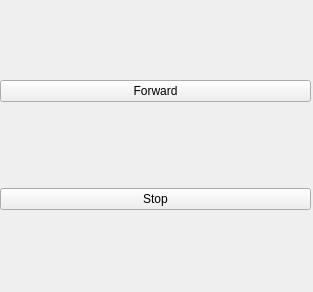
<?xml version="1.0" encoding="UTF-8"?>
<ui version="4.0">
 <class>Form</class>
 <widget class="QWidget" name="Form">
  <property name="geometry">
   <rect>
    <x>0</x>
    <y>0</y>
    <width>313</width>
    <height>292</height>
   </rect>
  </property>
  <property name="windowTitle">
   <string>Form</string>
  </property>
  <widget class="QWidget" name="gridLayoutWidget">
   <property name="geometry">
    <rect>
     <x>0</x>
     <y>0</y>
     <width>311</width>
     <height>291</height>
    </rect>
   </property>
   <layout class="QGridLayout" name="gridLayout">
    <item row="0" column="0">
     <widget class="QPushButton" name="Forward">
      <property name="text">
       <string>Forward</string>
      </property>
     </widget>
    </item>
    <item row="1" column="0">
     <widget class="QPushButton" name="stop">
      <property name="text">
       <string>Stop</string>
      </property>
     </widget>
    </item>
   </layout>
  </widget>
 </widget>
 <resources/>
 <connections/>
</ui>
